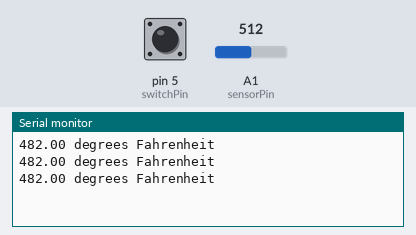
A sketch run on a simulated Arduino Uno, built with avr-gcc and run on an emulated ATmega328P. Parts: the last lines printed to the serial monitor. Inputs (shaded band) come from the test bench; at power-on: pin 5 (switchPin) HIGH, A1 (sensorPin) = 512.

Above: at 1.3 s.
1.4 s: pin 5 (switchPin) pulled LOW for 0.6 s
At 1.9 s:
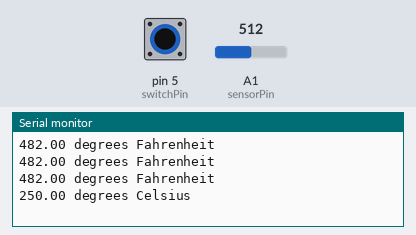
3.5 s: A1 (sensorPin) set to 716
At 3.9 s:
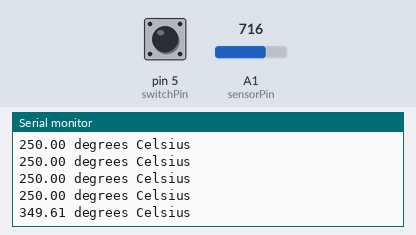
5.0 s: pin 5 (switchPin) pulled LOW for 1 s
At 5.4 s:
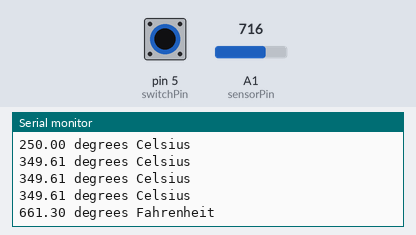
7.5 s: A1 (sensorPin) set to 900
At 7.9 s:
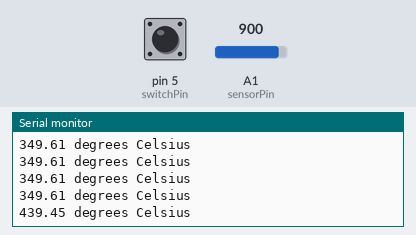
Timing chart, 0 to 10.0 s (numbered marks = the images above; inputs shaded):
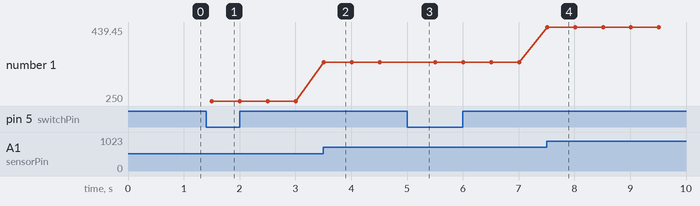

The sketch:

sketch.ino
```cpp
int sensorPin = 1;
int switchPin = 5;
bool toggle = false;

void setup()
{
  Serial.begin(9600);
  pinMode(switchPin, INPUT_PULLUP);
}

void loop()
{
  int reading = analogRead(sensorPin);

  float tempCel = (reading / 1024.0) * 500 ;
  float tempFahr = (tempCel * 9.0 / 5.0) + 32.0;

  if (digitalRead(switchPin) == false)
  {
    toggle = !toggle;
  }
  if (toggle == true)
  {
    Serial.print(tempCel); Serial.println(" degrees Celsius\n");
  }
  else
  {
    Serial.print(tempFahr); Serial.println(" degrees Fahrenheit\n");
  }
  delay(500);
}
```

Measured:
- after the input at 1.4 s, the serial monitor: prints a new line after 0.10 s (image 1)
- after the input at 3.5 s, the serial monitor: prints a new line at once (image 2)
- after the input at 5.0 s, the serial monitor: prints a new line at once (image 3)
- after the input at 7.5 s, the serial monitor: prints a new line at once (image 4)
- plotted number 1: 250 → 349.61 after the input at 3.5 s, 349.61 → 439.45 after the input at 7.5 s
